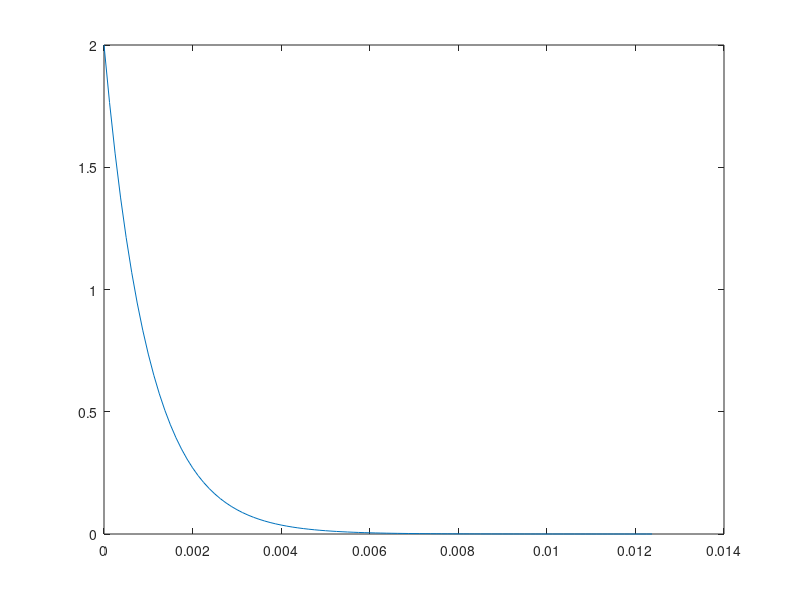
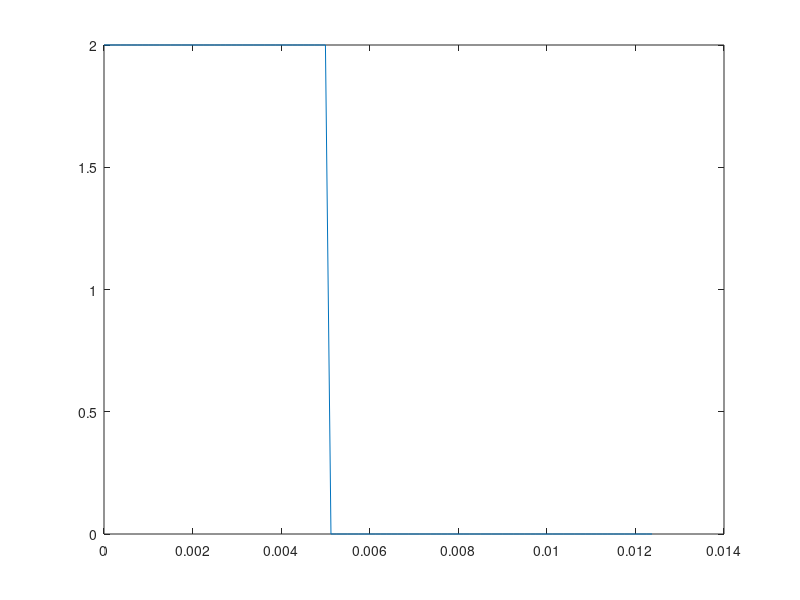
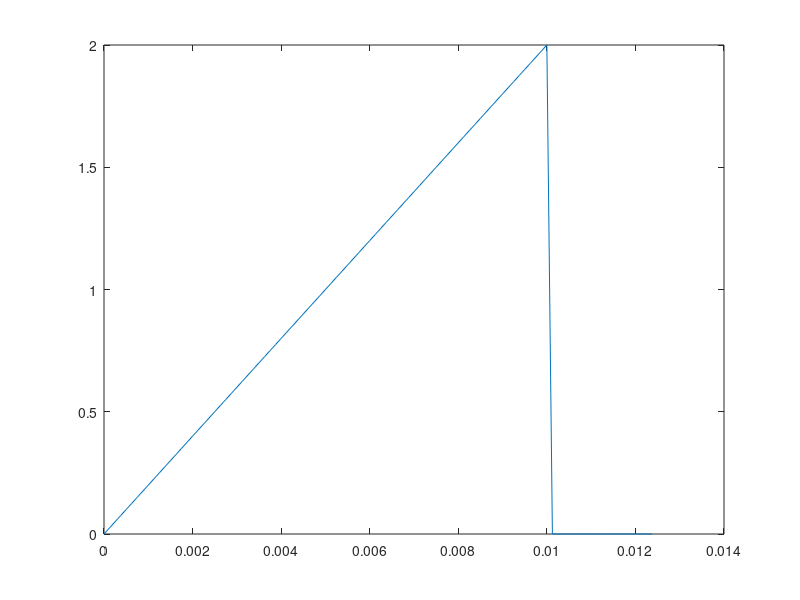
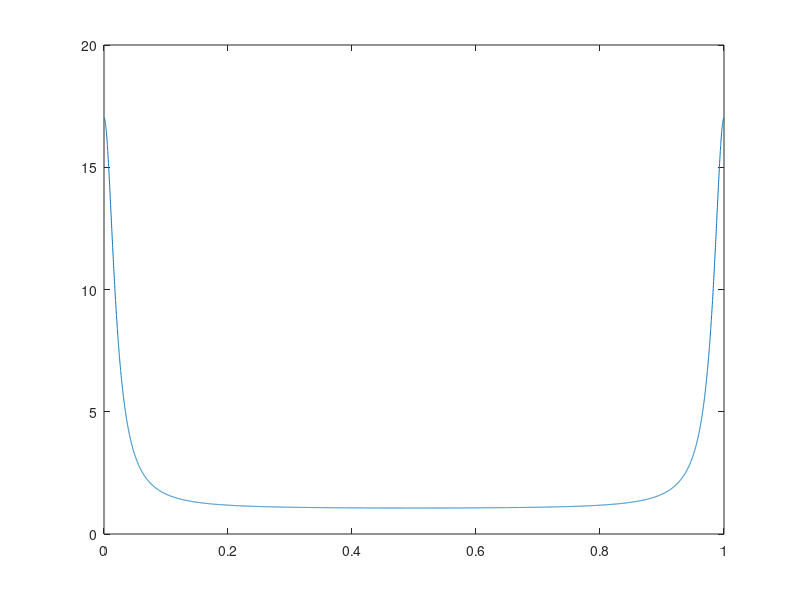

MATLAB code to generate these figures, in order:
close all
clc
Fs = 8e3;
t = 0:1/Fs:1;
t = t';
A = 2;
f0 = 1e3;
phi = pi/4;
alpha = 1e3;
T = 0.01;
s1 = A * exp (-alpha * t) .* (t >= 0);
FFT1 = fft(s1);
s2 = A * (abs(t) <= T/2);
FFT2 = fft(s2);
s3 = A * t / T .* (T >= 0) .* (t <= T);
FFT3 = fft(s3);
g1 = figure();
plot(t(1:100), s1(1:100))
g2 = figure();
plot(t(1:100), s2(1:100))
g3 = figure();
plot(t(1:100), s3(1:100))
s1 = figure();
plot(t(1:Fs+1), FFT1(1:Fs+1))
s2 = figure();
plot(t(1:Fs+1), FFT2(1:Fs+1))
s3 = figure();
plot(t(1:Fs+1), FFT3(1:Fs+1))

saveas(g1,'../fig/graph3_1','png');
saveas(g2,'../fig/graph3_2','png');
saveas(g3,'../fig/graph3_3','png');
saveas(s1,'../fig/spec3_1','png');
saveas(s2,'../fig/spec3_2','png');
saveas(s3,'../fig/spec3_3','png');